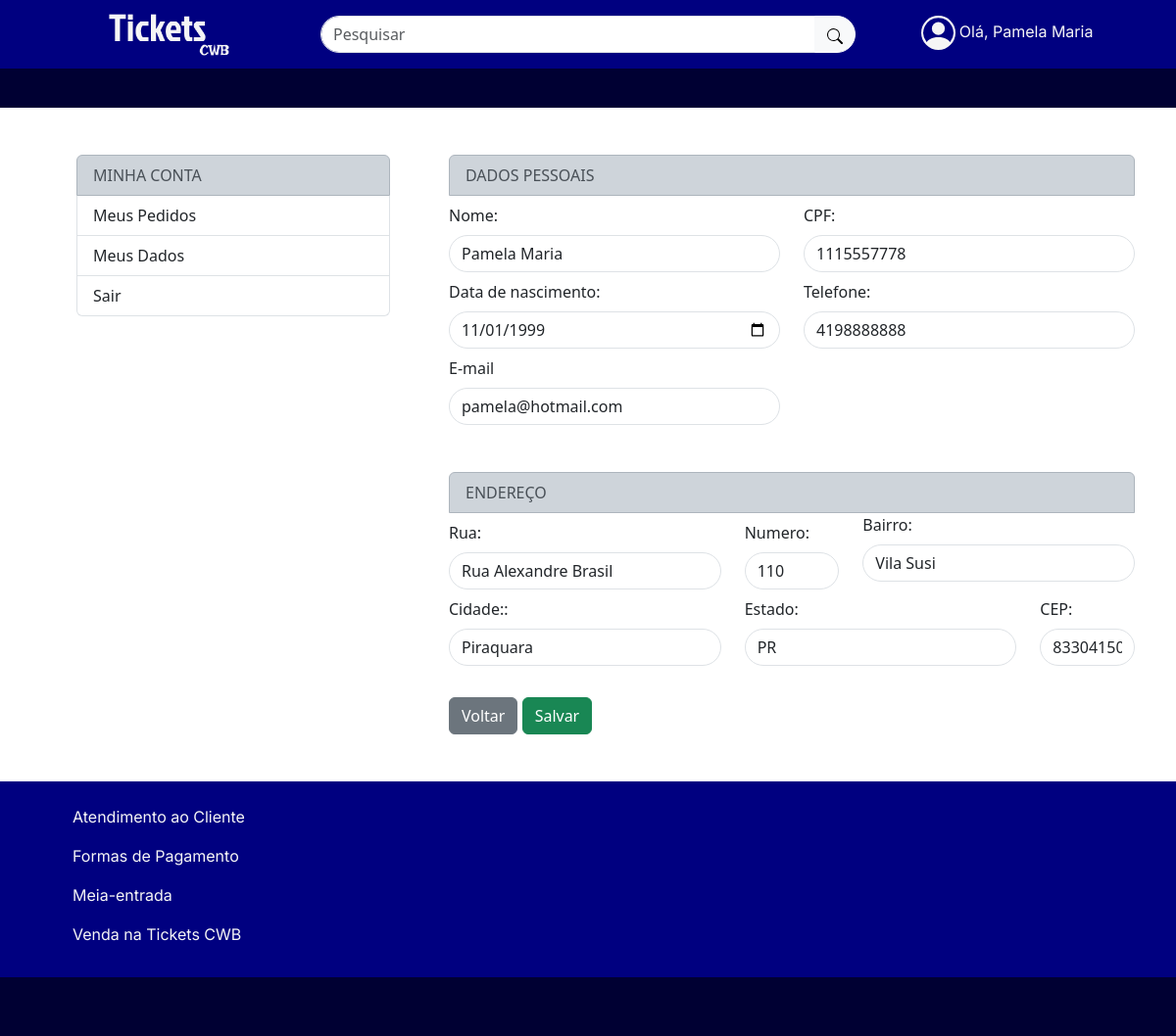
/usuario/alterar_dados.php (signed in), run on the app's committed database.
### tables this page shows
CREATE TABLE `usuarios` (
  `id_usuario` int(4) NOT NULL,
  `nm_usuario` varchar(100) NOT NULL,
  `ds_email` varchar(60) NOT NULL,
  `ds_senha` varchar(50) NOT NULL,
  `dt_nascimento` date NOT NULL,
  `nr_telefone` char(11) NOT NULL,
  `nr_cpf` char(11) NOT NULL,
  `nr_cep` char(8) NOT NULL,
  `nm_estado` varchar(30) NOT NULL,
  `nm_cidade` varchar(30) NOT NULL,
  `nm_bairro` varchar(30) NOT NULL,
  `nm_rua` varchar(30) NOT NULL,
  `ds_numero` varchar(10) NOT NULL,
  `ds_status_cad` int(1) NOT NULL
);

### usuario/alterar_dados.php (the view, shortened to what this page needs)
<?php
include "../conn.php";
?>
<?php
$cons_nome = $conn->prepare('SELECT * FROM usuarios WHERE id_usuario=:id');
                  $cons_nome->bindValue(':id', $_SESSION['login']);
                  $cons_nome->execute();
                  $row_nome = $cons_nome->fetch();
?>
<!DOCTYPE html>
<html lang="pt-br">
<head>
   <link href="https://cdn.jsdelivr.net/npm/bootstrap@5.3.2/dist/css/bootstrap.min.css" rel="stylesheet">
   <link rel="stylesheet" style="text/css" href="../style.css" />
</head>
<body>
   <nav>
      <div class="container-fluid menu" style="background-color: #000080;">
         <div class="container text-center" style="background-color: #000080;">
            <div class="row">
               <div class=" col-xl-3 col-md-4 col-12">
                  <a class="navbar-brand" href="../index.php?id=<?php echo $row_nome['id_usuario']?>">
                     <img src="../img/Group 49.png" height="60" width="auto">
                  </a>
               </div>
               <div class="pt-3 col-xl-6 col-md-4 col-12">
                  <div class="container-fluid">
                     <div class="input-group mb-3">
                        <input type="text" class="form-control" placeholder="Pesquisar" aria-label="Recipient's username" for="pesquisar">
                        <button class="btn btn-light" type="submit">
                        </button>
                     </div>
                  </div>
               </div>
               <div class="dropdown-center pt-3 col-xl-3 col-md-4 col-12">
                  <?php
                  echo "<p>Olá, " . $row_nome['nm_usuario'] . "</P>";
                  ?>
               </div>
            </div>
         </div>
   </nav>
   <div class="container-fluid" style="background-color: #000033; height: 40px; width: 100%;"></div>
   <div class="container-fluid">
      <div class="container">
         <div class="row">
            <div class="col-lg-4 col-sm-12 pt-5 ps-5">
               <div class="list-group">
                  <a href="#" class="list-group-item list-group-item-action  list-group-item-dark" aria-current="true">
                     MINHA CONTA
                  </a>
                  <a href="minha_conta.php" class="list-group-item list-group-item-action">Meus Pedidos</a>
                  <a href="meus_dados.php" class="list-group-item list-group-item-action">Meus Dados</a>
                  <a href="../log.php" class="list-group-item list-group-item-action">Sair</a>
               </div>
            </div>
            <div class="col-lg-8 col-sm-12 pt-5 ps-5">
               <form action="alterar_dados.php?id=<?php echo $row_nome['id_usuario'];?>" method="POST">
                  <ul class="list-group">
                     <li class="list-group-item list-group-item-dark">DADOS PESSOAIS</li>
                     <div class="row">
                        <div class="col mb-2 mt-2">
                           <label for="nome" class="form-label">Nome:</label>
                           <input type="text" class="form-control" id="nome" name="nome" value="<?php echo $row_nome['nm_usuario'] ?>">
                        </div>
                        <div class="col mb-2 mt-2">
                           <label for="cpf" class="form-label">CPF:</label>
                           <input type="text" class="form-control" id="cpf" name="cpf" value="<?php echo $row_nome['nr_cpf'] ?>">
                        </div>
                     </div>
                     <div class="row">
                        <div class="col mb-2">
                           <label for="datanasc" class="form-label">Data de nascimento:</label>
                           <input type="date" class="form-control" id="datanasc" name="datanasc" value="<?php echo $row_nome['dt_nascimento'] ?>">
                        </div>
                        <div class="col mb-2">
                           <label for="telefone" class="form-label">Telefone:</label>
                           <input type="text" class="form-control" id="telefone" name="telefone" value="<?php echo $row_nome['nr_telefone'] ?>">
                        </div>
                     </div>
                     <div class="row">
                        <div class="col-6 ">
                           <label for="email" class="form-label">E-mail</label>
                           <input type="text" class="form-control" id="email" name="email" value="<?php echo $row_nome['ds_email'] ?>">
                        </div>
                     </div>
                     <br>
                  </ul>
                  <br>
                  <ul class="list-group">
                     <li class="list-group-item list-group-item-dark">ENDEREÇO</li>
                     <div class="row">
                        <div class="col mb-2 mt-2">
                           <label for="rua" class="form-label">Rua:</label>
                           <input type="text" class="form-control" id="rua" name="rua" value="<?php echo $row_nome['nm_rua'] ?>">
                        </div>
                        <div class="col-2 mb-2 mt-2">
                           <label for="nr" class="form-label">Numero:</label>
                           <input type="text" class="form-control" id="nr" name="numero" value="<?php echo $row_nome['ds_numero'] ?>">
                        </div>
                        <div class="col mb-2">
                           <label for="bairro" class="form-label">Bairro:</label>
                           <input type="text" class="form-control" id="bairro" name="bairro" value="<?php echo $row_nome['nm_bairro'] ?>">
                        </div>
                     </div>
                     <div class="row">
                        <div class="col mb-2">
                           <label for="cidade" class="form-label">Cidade::</label>
                           <input type="text" class="form-control" id="cidade" name="cidade" value="<?php echo $row_nome['nm_cidade'] ?>">
                        </div>
                        <div class="col mb-2">
                           <label for="estado" class="form-label">Estado:</label>
                           <input type="text" class="form-control" id="estado" name="estado" value="<?php echo $row_nome['nm_estado'] ?>">
                        </div>
                        <div class="col-2 mb-2">
                           <label for="cep" class="form-label">CEP:</label>
                           <input type="text" class="form-control" id="cep" name="cep" value="<?php echo $row_nome['nr_cep'] ?>">
                        </div>
                     </div>
                  </ul>
                  <br>
                  <a href="meus_dados.php" type="button" class="btn btn-secondary">Voltar</a>
                  <button name="salvar" type="submit" class="btn btn-success">Salvar</button>
               </form>
               <br><br>
            </div>
         </div>
      </div>
   </div>
   <footer>
      <div class="container-fluid">
         <div class="container">
            <div class="row">
               <div class="pt-4 col-md-12">
                  <ul>
                     <li class="list-group-item">
                        <a href="../Pi_1/atendimento.html">
                           <p>Atendimento ao Cliente</p>
                        </a>
                     </li>
                     <li class="list-group-item">
                        <a href="../Pi_1/formpagamento.html">
                           <p>Formas de Pagamento</p>
                        </a>
                     </li>
                     <li class="list-group-item">
                        <a href="../Pi_1/meiaentrada.html">
                           <p>Meia-entrada</p>
                        </a>
                     </li>
                     <li class="list-group-item">
                        <a href="../PI/login_organizador.html">
                           <p>Venda na Tickets CWB</p>
                        </a>
                     </li>
                  </ul>
               </div>
            </div>
         </div>
      </div>
      <div class="container-fluid" style="background-color: #000033; height: 60px; width: 100%;"></div>
   </footer>
</body>
</html>

### style.css (style rules this page uses)
.form-control { border-radius: 20px; }
.btn-light { border-radius: 20px; }
footer { background-color: #000080; }
a { text-decoration:none; }
.container-fluid { --bs-gutter-x: 0; }
p { display: inline-flex; font-family: 'Inter', sans-serif; color:#f5f5f5; }

### data on the page
usuarios: nm_usuario "Pamela Maria", nome "Pamela Maria", cpf "1115557778", datanasc "11/01/1999", telefone "4198888888", email "pamela@hotmail.com", rua "Rua Alexandre Brasil", numero "110", bairro "Vila Susi", cidade "Piraquara", estado "PR", cep "83304150"
